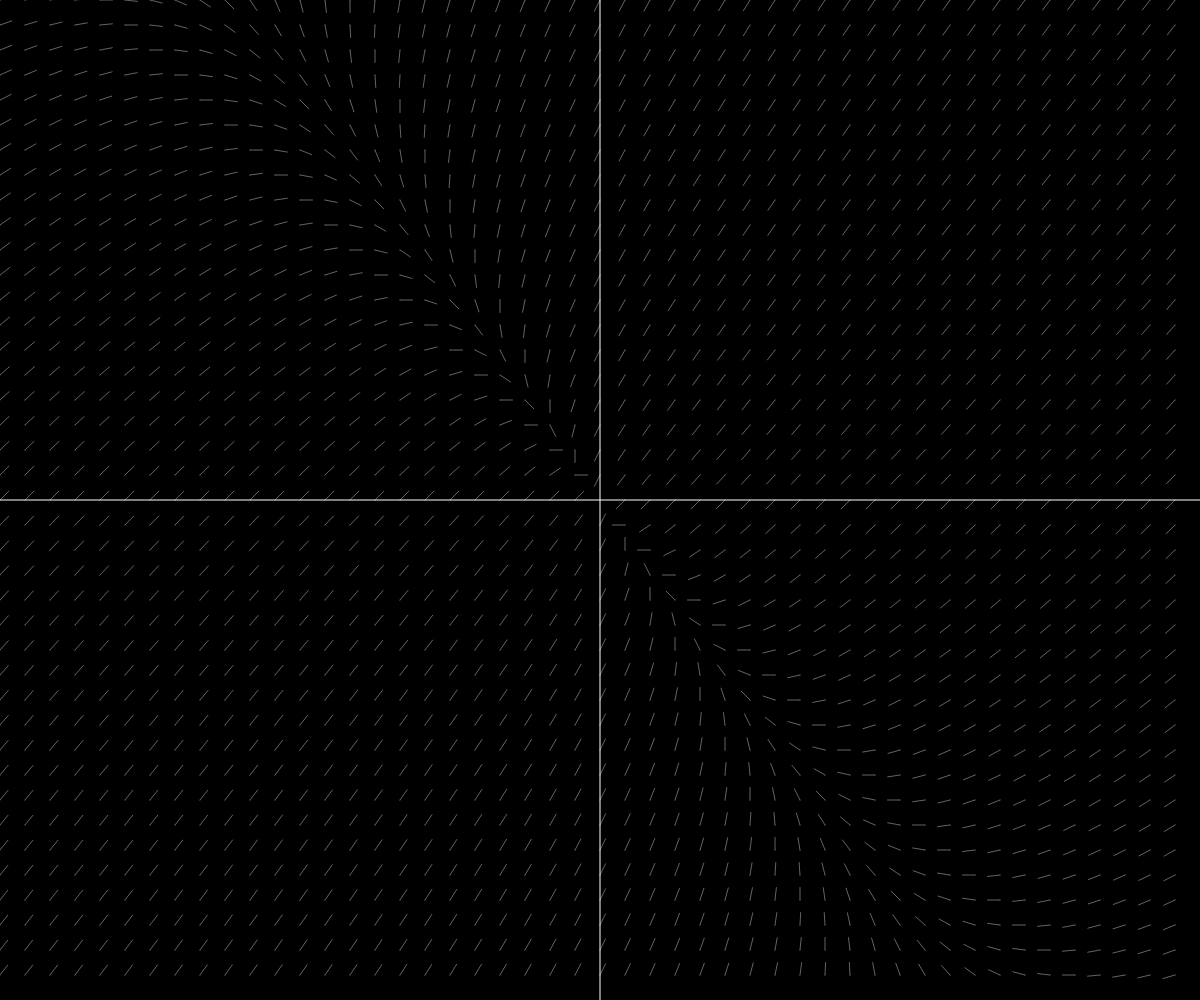
Frame 1 (no input)
Frame 60 (no input): identical to frame 1, image omitted
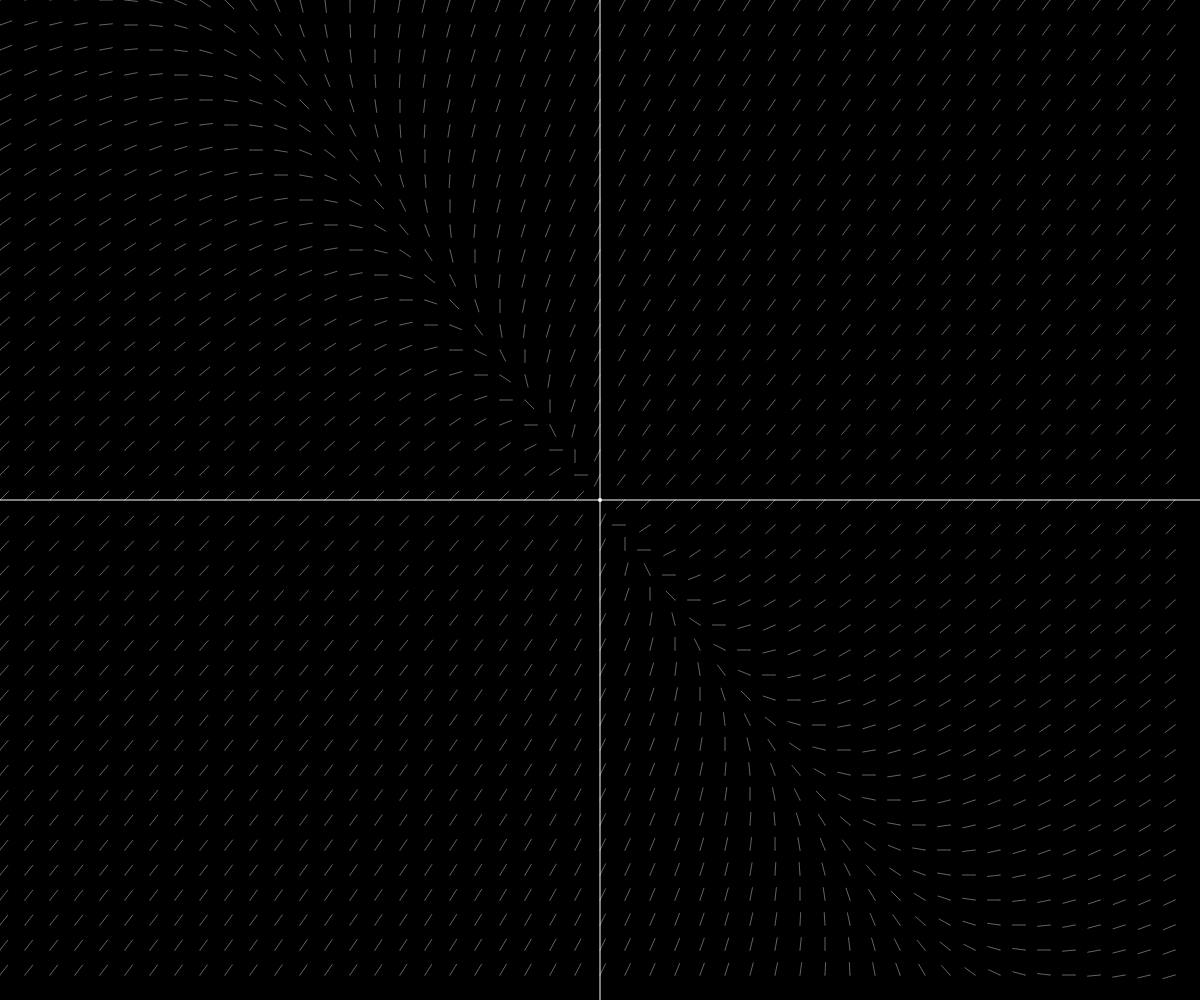
Frame 120 (the mouse pressed at the canvas centre since frame 60)

The p5.js sketch that drew these frames (run headless with seeded random() and noise() and a simulated clock; from frame 60 on, the mouse is pressed at the canvas centre):

// p5.js sketch
// ── sketch.js
// A basic sketch in p5.js that has a fulscreen canvas and a background color of black.

let gridSize = 25;
let normalizedLength = gridSize/2;
let xRange;
let yRange;
let zero;
let solutionPoints = [];
let solutionCurves = [];

function normalisedDifferenceVector(source, dest){
    var v = dest.sub(source);
    var length = v.mag();
    v.x = v.x * normalizedLength / length;
    v.y = v.y * normalizedLength / length;
    return v
}

function p5ToCartesian(p5Vector){
    return createVector(p5Vector.x - zero.x, p5Vector.y - zero.y);
}

function f(t, X){
    return createVector(-X.x + X.y, 2 * X.x - X.y);
}

function setup() {
    createCanvas(windowWidth, windowHeight);
    background(0);
    xRange = windowWidth / 2;
    yRange = windowHeight / 2;
    zero = createVector(windowWidth/2, windowHeight/2);
}

function draw() {
    translate(windowWidth / 2, windowHeight / 2);
    background(0);
    stroke(100);
    for(var x = -xRange; x < xRange; x+=gridSize){
        for(var y = -yRange; y < yRange; y+=gridSize){
            var source = createVector(x, y);
            var dest = f(0, source);
            var v = normalisedDifferenceVector(source, dest);
            point(x, y);
            line(x, y, x + v.x, y + v.y);
        }
    }
    for(var i = 0; i < solutionPoints.length; i++){
        solutionPoints[i].update(0.01);
        solutionPoints[i].show();
    }

    for(var i = 0; i < solutionCurves.length; i++){
        solutionCurves[i].update(0.01);
        solutionCurves[i].show();
    }
    // draw the y axis
    stroke(255)
    line(0, -yRange, 0, yRange);
    // draw the x axis
    stroke(255);
    line(-xRange, 0, xRange, 0);
    stroke(255);
}

function mousePressed(){
    solutionPoints.push(new Solution(mouseX - zero.x, mouseY - zero.y, f));
    // solutionCurves.push(new SolutionCurve(mouseX - zero.x, mouseY - zero.y, f));
}
// ── equationObject.js
class Equation{
    constructor(f){
        this.f = f;
    }
}
// ── solutionCurve.js
class SolutionCurve{

    constructor(x, y, f){
        this.tip = new Solution(x, y, f, false, false, false);
        this.tail = new Solution(x, y, f, false, false, false);
    }

    update(deltaTime){
        this.tip.update(deltaTime);
        this.tail.update(-deltaTime);
    }

    show(){
        this.tip.show();
        this.tail.show();
    }

}   
// ── solutionObject.js
class Solution{

    constructor(x, y, f, showTrail = true, decay = true, showPoint = true, trailLength = 10){
        this.history = [];
        this.position = createVector(x, y);
        this.f = f;
        this.currentTime = 0;
        this.trailLength = trailLength;
        this.showTrail = showTrail;
        this.decay = decay;
        this.showPoint = showPoint;
    }

    update(deltaTime){
        if(this.outOfBounds()){
            this.currentTime += deltaTime;
            return;
        }

        this.history.push([this.position.copy(), this.currentTime]);

        var K1 = this.f(this.currentTime, this.position).mult(deltaTime);
        var K2 = this.f(this.currentTime + deltaTime/2, this.position.add(K1.mult(0.5))).mult(deltaTime);
        var K3 = this.f(this.currentTime + deltaTime/2, this.position.add(K2.mult(0.5))).mult(deltaTime);
        var K4 = this.f(this.currentTime + deltaTime, this.position.add(K3)).mult(deltaTime);
        var deltaPosition = (K1 + 2*K2 + 2*K3 + K4)/6;
        var deltaPosition = K1.add(K2.mult(2)).add(K3.mult(2)).add(K4).div(6);
        this.currentTime += deltaTime;
        this.position.add(deltaPosition);
    }

    show(){

        stroke(255);

        if(this.showPoint){
            strokeWeight(4);
            point(this.position.x, this.position.y);
        }

        strokeWeight(1);
        var prev = this.position;
        var showingTrailLength = this.showTrail ? this.trailLength : this.history.length;
        for(var i = this.history.length - 1; i >= max(0, this.history.length - showingTrailLength); i--){
            if(this.decay){
                stroke(255, 255, 255, this.opacityFromRecentness(this.history[i][1]));
            }

            var pos = this.history[i][0];
            line(prev.x, prev.y, pos.x, pos.y);
            prev = pos;
        }

    }

    outOfBounds(){
        // return false;
        return this.position.x < -xRange || this.position.x > xRange || this.position.y < -yRange || this.position.y > yRange;
    }

    opacityFromRecentness(addedTime){ 
        if(this.currentTime == 0){
            return 255;
        }
        var difFraction = abs(this.currentTime - addedTime);
        var opacity = 255 * exp(-difFraction);
        return opacity;
    }

}
